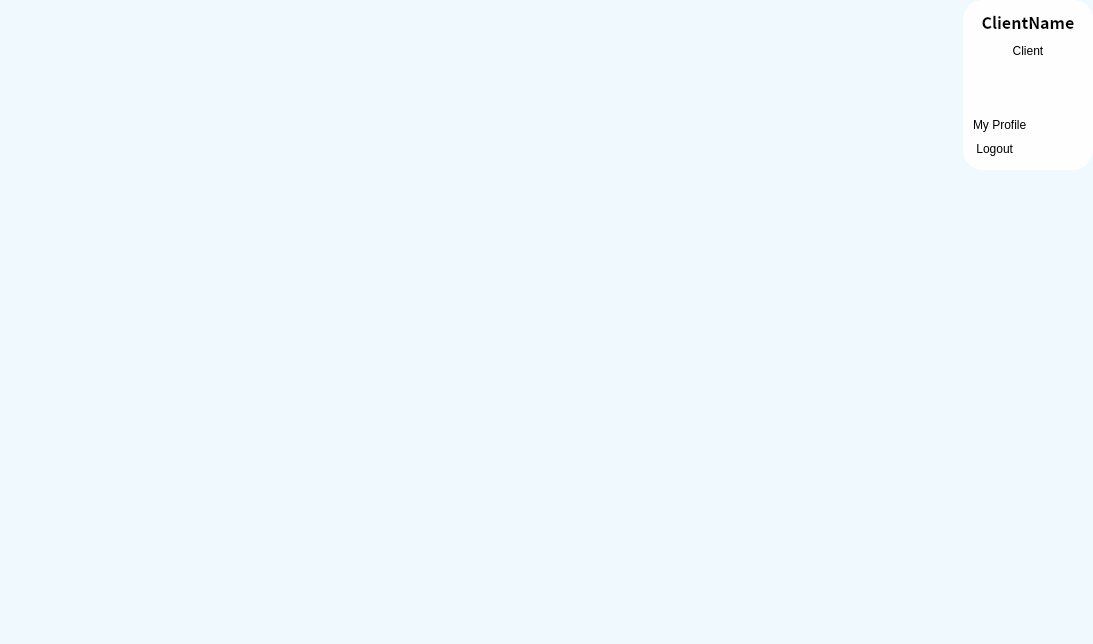
<?xml version="1.0" encoding="UTF-8"?>
<ui version="4.0">
 <class>MainWindow</class>
 <widget class="QMainWindow" name="MainWindow">
  <property name="geometry">
   <rect>
    <x>0</x>
    <y>0</y>
    <width>1093</width>
    <height>644</height>
   </rect>
  </property>
  <property name="sizePolicy">
   <sizepolicy hsizetype="Preferred" vsizetype="Preferred">
    <horstretch>0</horstretch>
    <verstretch>0</verstretch>
   </sizepolicy>
  </property>
  <property name="windowTitle">
   <string>MainWindow</string>
  </property>
  <property name="styleSheet">
   <string notr="true">*{
	color: #000;
	border: none;
}
#centralwidget{
	background-color: #eff9fe;

}
 #frame_11{
	background-color: #2596be;
}
QLineEdit{
	background: transparent;
	color: #2596be;
}
#searchFrame{
	border-radius: 10px;
	border: 2px solid #2596be;
}
#appHeader{
	color: #2596be;
}
#card1, #card2, #card3, #card4 {
	background-color: #fefeff;
	border-radius: 20px;
}
#pushButton, #pushButton_2{
	background-color: #2596be;
	color: #fff;
	border-radius: 10px;
}
#widget_4, #widget_5, #profileCont, #frame_15{
	background-color: #fefeff;
	border-radius: 20px;
}
#headerFrame{
	background-color: #fefeff;
}
#pushButton_3{
	background-color: #fefeff;
	padding: 10px 5px;
	text-align: left;
	border-top-left-radius: 20px ;
}
QPushButton{
	padding: 10px 5px;
	text-align: left;
}</string>
  </property>
  <widget class="QWidget" name="centralwidget">
   <layout class="QHBoxLayout" name="horizontalLayout">
    <property name="spacing">
     <number>0</number>
    </property>
    <property name="leftMargin">
     <number>0</number>
    </property>
    <property name="topMargin">
     <number>0</number>
    </property>
    <property name="rightMargin">
     <number>0</number>
    </property>
    <property name="bottomMargin">
     <number>0</number>
    </property>
    <item>
     <widget class="QWidget" name="mainBody" native="true">
      <property name="styleSheet">
       <string notr="true">background-color: rgb(239, 249, 254);</string>
      </property>
      <layout class="QVBoxLayout" name="verticalLayout">
       <property name="spacing">
        <number>0</number>
       </property>
       <property name="leftMargin">
        <number>0</number>
       </property>
       <property name="topMargin">
        <number>0</number>
       </property>
       <property name="rightMargin">
        <number>0</number>
       </property>
       <property name="bottomMargin">
        <number>0</number>
       </property>
       <item alignment="Qt::AlignTop">
        <widget class="QWidget" name="headerFrame" native="true">
         <property name="styleSheet">
          <string notr="true"/>
         </property>
         <layout class="QHBoxLayout" name="horizontalLayout_2">
          <property name="spacing">
           <number>0</number>
          </property>
          <property name="leftMargin">
           <number>0</number>
          </property>
          <property name="topMargin">
           <number>0</number>
          </property>
          <property name="rightMargin">
           <number>0</number>
          </property>
          <property name="bottomMargin">
           <number>10</number>
          </property>
          <item alignment="Qt::AlignLeft">
           <widget class="QWidget" name="widget" native="true">
            <layout class="QHBoxLayout" name="horizontalLayout_3">
             <item>
              <widget class="QPushButton" name="menu_Button">
               <property name="styleSheet">
                <string notr="true">background-color: rgb(239, 249, 254);
border: none;
</string>
               </property>
               <property name="text">
                <string/>
               </property>
               <property name="icon">
                <iconset resource="res.qrc">
                 <normaloff>:/blueIcons/resources/icons_blue/shopping-cart.svg</normaloff>:/blueIcons/resources/icons_blue/shopping-cart.svg</iconset>
               </property>
               <property name="iconSize">
                <size>
                 <width>24</width>
                 <height>24</height>
                </size>
               </property>
              </widget>
             </item>
            </layout>
           </widget>
          </item>
          <item alignment="Qt::AlignRight">
           <widget class="QWidget" name="widget_5" native="true">
            <layout class="QHBoxLayout" name="horizontalLayout_5">
             <property name="spacing">
              <number>0</number>
             </property>
             <property name="leftMargin">
              <number>0</number>
             </property>
             <property name="topMargin">
              <number>0</number>
             </property>
             <property name="rightMargin">
              <number>0</number>
             </property>
             <property name="bottomMargin">
              <number>0</number>
             </property>
             <item>
              <widget class="QPushButton" name="account_Button">
               <property name="styleSheet">
                <string notr="true">border: none;</string>
               </property>
               <property name="text">
                <string/>
               </property>
               <property name="icon">
                <iconset resource="res.qrc">
                 <normaloff>:/blueIcons/resources/icons_blue/user.svg</normaloff>:/blueIcons/resources/icons_blue/user.svg</iconset>
               </property>
               <property name="iconSize">
                <size>
                 <width>32</width>
                 <height>32</height>
                </size>
               </property>
              </widget>
             </item>
            </layout>
           </widget>
          </item>
         </layout>
        </widget>
       </item>
       <item>
        <widget class="QWidget" name="widget_4" native="true">
         <property name="sizePolicy">
          <sizepolicy hsizetype="Preferred" vsizetype="Expanding">
           <horstretch>0</horstretch>
           <verstretch>0</verstretch>
          </sizepolicy>
         </property>
         <property name="styleSheet">
          <string notr="true">background-color: #eff9fe;</string>
         </property>
         <layout class="QHBoxLayout" name="horizontalLayout_12">
          <item>
           <widget class="QWidget" name="widget_6" native="true">
            <property name="styleSheet">
             <string notr="true">background-color: white;
border-radius:20px;
background-color: #eff9fe</string>
            </property>
            <layout class="QVBoxLayout" name="verticalLayout_9">
             <item>
              <widget class="QFrame" name="frame_6">
               <property name="sizePolicy">
                <sizepolicy hsizetype="Preferred" vsizetype="Expanding">
                 <horstretch>0</horstretch>
                 <verstretch>0</verstretch>
                </sizepolicy>
               </property>
               <property name="styleSheet">
                <string notr="true">background-color: #eff9fe;</string>
               </property>
               <property name="frameShape">
                <enum>QFrame::StyledPanel</enum>
               </property>
               <property name="frameShadow">
                <enum>QFrame::Raised</enum>
               </property>
               <layout class="QVBoxLayout" name="verticalLayout_2">
                <property name="leftMargin">
                 <number>0</number>
                </property>
                <property name="topMargin">
                 <number>0</number>
                </property>
                <property name="rightMargin">
                 <number>0</number>
                </property>
                <property name="bottomMargin">
                 <number>0</number>
                </property>
               </layout>
              </widget>
             </item>
            </layout>
           </widget>
          </item>
         </layout>
        </widget>
       </item>
      </layout>
     </widget>
    </item>
    <item alignment="Qt::AlignTop">
     <widget class="QCustomSlideMenu" name="profileCont" native="true">
      <property name="minimumSize">
       <size>
        <width>130</width>
        <height>170</height>
       </size>
      </property>
      <property name="maximumSize">
       <size>
        <width>130</width>
        <height>170</height>
       </size>
      </property>
      <layout class="QVBoxLayout" name="verticalLayout_17">
       <property name="spacing">
        <number>0</number>
       </property>
       <property name="leftMargin">
        <number>0</number>
       </property>
       <property name="topMargin">
        <number>0</number>
       </property>
       <property name="rightMargin">
        <number>0</number>
       </property>
       <property name="bottomMargin">
        <number>0</number>
       </property>
       <item alignment="Qt::AlignTop">
        <widget class="QFrame" name="frame_13">
         <property name="minimumSize">
          <size>
           <width>0</width>
           <height>0</height>
          </size>
         </property>
         <property name="styleSheet">
          <string notr="true">border-radius: 20px;
background-color:#fefeff;
padding: 5px 5px;</string>
         </property>
         <property name="frameShape">
          <enum>QFrame::StyledPanel</enum>
         </property>
         <property name="frameShadow">
          <enum>QFrame::Raised</enum>
         </property>
         <layout class="QVBoxLayout" name="verticalLayout_18">
          <property name="spacing">
           <number>0</number>
          </property>
          <property name="leftMargin">
           <number>0</number>
          </property>
          <property name="topMargin">
           <number>0</number>
          </property>
          <property name="rightMargin">
           <number>0</number>
          </property>
          <property name="bottomMargin">
           <number>0</number>
          </property>
          <item alignment="Qt::AlignTop">
           <widget class="QLabel" name="label_20">
            <property name="minimumSize">
             <size>
              <width>0</width>
              <height>0</height>
             </size>
            </property>
            <property name="font">
             <font>
              <family>Noto Sans CJK HK</family>
              <pointsize>12</pointsize>
              <weight>75</weight>
              <bold>true</bold>
             </font>
            </property>
            <property name="text">
             <string>ClientName</string>
            </property>
            <property name="alignment">
             <set>Qt::AlignCenter</set>
            </property>
           </widget>
          </item>
          <item alignment="Qt::AlignTop">
           <widget class="QLabel" name="label_19">
            <property name="text">
             <string>Client</string>
            </property>
            <property name="alignment">
             <set>Qt::AlignCenter</set>
            </property>
           </widget>
          </item>
          <item alignment="Qt::AlignHCenter">
           <widget class="QLabel" name="label_18">
            <property name="minimumSize">
             <size>
              <width>50</width>
              <height>50</height>
             </size>
            </property>
            <property name="maximumSize">
             <size>
              <width>50</width>
              <height>50</height>
             </size>
            </property>
            <property name="autoFillBackground">
             <bool>false</bool>
            </property>
            <property name="text">
             <string/>
            </property>
            <property name="pixmap">
             <pixmap resource="res.qrc">:/images/resources/logo_negro.png</pixmap>
            </property>
            <property name="scaledContents">
             <bool>true</bool>
            </property>
            <property name="alignment">
             <set>Qt::AlignLeading|Qt::AlignLeft|Qt::AlignVCenter</set>
            </property>
           </widget>
          </item>
          <item>
           <widget class="QPushButton" name="Profile_bttn">
            <property name="text">
             <string>My Profile</string>
            </property>
            <property name="icon">
             <iconset resource="res.qrc">
              <normaloff>:/blueIcons/resources/icons_blue/pen-tool.svg</normaloff>:/blueIcons/resources/icons_blue/pen-tool.svg</iconset>
            </property>
           </widget>
          </item>
          <item>
           <widget class="QPushButton" name="pushButton_logout">
            <property name="text">
             <string> Logout</string>
            </property>
            <property name="icon">
             <iconset resource="res.qrc">
              <normaloff>:/blueIcons/resources/icons_blue/power.svg</normaloff>:/blueIcons/resources/icons_blue/power.svg</iconset>
            </property>
           </widget>
          </item>
         </layout>
        </widget>
       </item>
      </layout>
     </widget>
    </item>
   </layout>
  </widget>
 </widget>
 <customwidgets>
  <customwidget>
   <class>QCustomSlideMenu</class>
   <extends>QWidget</extends>
   <header location="global">Custom_Widgets.Widgets.h</header>
   <container>1</container>
  </customwidget>
 </customwidgets>
 <resources>
  <include location="res.qrc"/>
 </resources>
 <connections/>
</ui>
